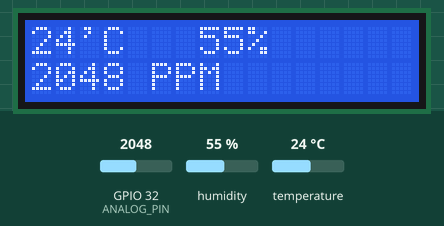
The sketch below on a simulated ESP32. On the bench: 16×2 character LCD. The inputs (shaded band) are chosen by the test bench; at power-on: GPIO 32 (ANALOG_PIN) = 2048, humidity 55 %, temperature 24 °C. WiFi joins after 1.5 s; servers stay silent unless stated; uploads are accepted with an empty reply; what the sketch prints to the serial monitor is not drawn.

Above: at 4.2 s.
4.3 s: GPIO 32 (ANALOG_PIN) set to 1051
At 14.3 s:
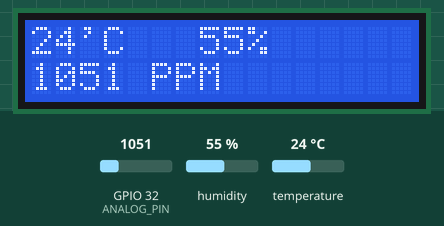
15.1 s: GPIO 32 (ANALOG_PIN) set to 971
At 24.8 s:
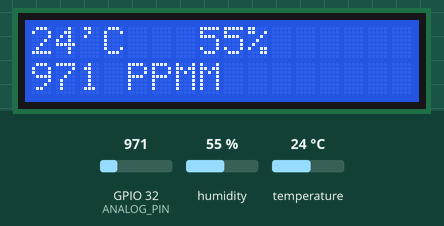
25.1 s: GPIO 32 (ANALOG_PIN) set to 110
At 35.1 s:
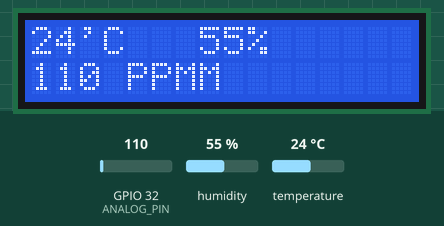
35.4 s: GPIO 32 (ANALOG_PIN) set to 90
At 44.5 s:
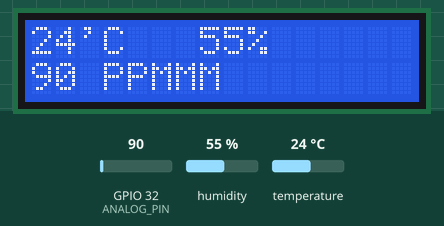
45.4 s: GPIO 32 (ANALOG_PIN) set to 0
At 55.0 s:
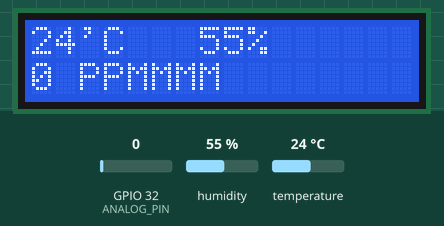
55.4 s: humidity set to 22 %
At 65.3 s:
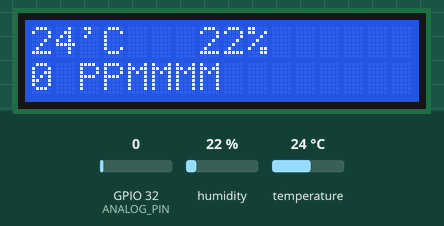
Timing chart, 0 to 66.7 s (numbered marks = the images above; inputs shaded):
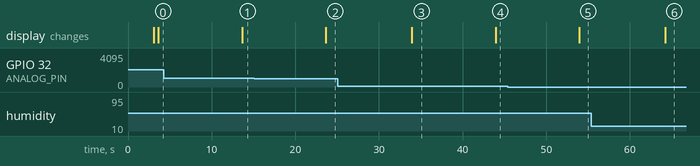

The sketch:

Esp32-MQ135-DHT11.ino
```cpp
#include <WiFi.h>
#include <ThingSpeak.h>
#include <LiquidCrystal_I2C.h>
#include <DHT.h>
#include <HTTPClient.h>
#include <freertos/FreeRTOS.h>
#include <freertos/task.h>
#include <freertos/semphr.h>

// WiFi
const char* ssid = "Redmi K50";
const char* password = "0379165877";

// ThingSpeak
unsigned long channelID = 2544269;
const char* apiKey = "WWJAJ6VMT8646IKN";

// Google Sheet URL
String Web_App_URL = "https://script.google.com/macros/s/AKfycby0OsaYJB5j6xA-1jM8X_fW_lwbl2LQhW5QkutN9ivpgIoFbOE1u26GLMPjDRoVQLC5/exec";

String Status_Read_Sensor = "";
int value1;
int value2;
int value3;

const int ANALOG_PIN = 32; // Chân analog của MQ135
const int DHTPIN = 4; // Chân data của DHT11
const int DHTTYPE = DHT11; // Loại cảm biến DHT11
DHT dht(DHTPIN, DHTTYPE); // Khai báo đối tượng cảm biến DHT11

LiquidCrystal_I2C lcd(0x27, 16, 2);

// Khởi tạo WifiClient
WiFiClient client;

// Khai báo semaphore để đồng bộ hóa
SemaphoreHandle_t xMutex;

void setup() {
  Serial.begin(115200);
  delay(1000);

  // Kết nối Wifi
  WiFi.begin(ssid, password);
  while (WiFi.status() != WL_CONNECTED) {
    delay(1000);
    Serial.println("Connecting to WiFi...");
  }
  Serial.println("Connected to WiFi");

  // Khởi tạo ThingSpeak
  ThingSpeak.begin(client);

  // Khởi tạo cảm biến DHT11
  dht.begin();
  // Khởi tạo màn hình LCD
  lcd.init();
  lcd.backlight();
  lcd.clear();

  // Khởi tạo semaphore
  xMutex = xSemaphoreCreateMutex();
  if (xMutex == NULL) {
    Serial.println("Failed to create mutex");
    while (1); // Dừng chương trình nếu không thể tạo semaphore
  }

  // Tạo các task FreeRTOS
  xTaskCreate(readSensorTask, "ReadSensorTask", 4096, NULL, 1, NULL);
  xTaskCreate(sendDataToSheetTask, "SendDataToSheetTask", 8192, NULL, 1, NULL);
  xTaskCreate(sendDataToThingSpeakTask, "SendDataToThingSpeakTask", 8192, NULL, 1, NULL);
  xTaskCreate(updateLCDTask, "UpdateLCDTask", 4096, NULL, 1, NULL);
}

void loop() {
}

int getAirQuality() {
  int airQuality = analogRead(ANALOG_PIN);
  return airQuality;
}

void readSensorTask(void* pvParameters) {
  while (1) {
    if (xSemaphoreTake(xMutex, portMAX_DELAY) == pdTRUE) {
      value1 = dht.readTemperature();
      value2 = dht.readHumidity();
      value3 = getAirQuality();

      if (isnan(value1) || isnan(value2)) {
        Serial.println("Failed to read from DHT sensor!");
        Status_Read_Sensor = "Failed";
        value1 = 0;
        value2 = 0;
      } else {
        Status_Read_Sensor = "Success";
      }

      Serial.print("Temperature: ");
      Serial.print(value1);
      Serial.print(" Humidity: ");
      Serial.print(value2);
      Serial.print(" Air Quality: ");
      Serial.println(value3);

      xSemaphoreGive(xMutex);
    }
    vTaskDelay(10000 / portTICK_PERIOD_MS); // Delay 10 giây
  }
}

void sendDataToSheetTask(void* pvParameters) {
  while (1) {
    if (WiFi.status() == WL_CONNECTED) {
      if (xSemaphoreTake(xMutex, portMAX_DELAY) == pdTRUE) {
        String Send_Data_URL = Web_App_URL + "?sts=write";
        Send_Data_URL += "&srs=" + Status_Read_Sensor;
        Send_Data_URL += "&temp=" + String(value1);
        Send_Data_URL += "&humd=" + String(value2);
        Send_Data_URL += "&airq=" + String(value3);

        Serial.println("Sending data to Google Spreadsheet...");
        Serial.print("URL: ");
        Serial.println(Send_Data_URL);

        HTTPClient http;
        http.begin(Send_Data_URL.c_str());
        http.setFollowRedirects(HTTPC_STRICT_FOLLOW_REDIRECTS);
        int httpCode = http.GET();
        Serial.print("HTTP Status Code: ");
        Serial.println(httpCode);

        if (httpCode > 0) {
          String payload = http.getString();
          Serial.println("Payload: " + payload);
        }

        http.end();
        xSemaphoreGive(xMutex);
      }
    }
    vTaskDelay(30000 / portTICK_PERIOD_MS); // Delay 30 giây
  }
}

void sendDataToThingSpeakTask(void* pvParameters) {
  while (1) {
    if (xSemaphoreTake(xMutex, portMAX_DELAY) == pdTRUE) {
      ThingSpeak.setField(1, value1);
      ThingSpeak.setField(2, value2);
      ThingSpeak.setField(3, value3);
      int response = ThingSpeak.writeFields(channelID, apiKey);
      Serial.print("ThingSpeak response: ");
      Serial.println(response);
      xSemaphoreGive(xMutex);
    }
    vTaskDelay(30000 / portTICK_PERIOD_MS); // Delay 30 giây
  }
}

void updateLCDTask(void* pvParameters) {
  while (1) {
    if (xSemaphoreTake(xMutex, portMAX_DELAY) == pdTRUE) {
      lcd.setCursor(0, 0);
      lcd.print(value1);
      lcd.print("'C");
      lcd.setCursor(7, 0);
      lcd.print(value2);
      lcd.print("%");
      lcd.setCursor(0, 1);
      lcd.print(value3);
      lcd.print(" PPM");
      xSemaphoreGive(xMutex);
    }
    vTaskDelay(10000 / portTICK_PERIOD_MS); // Delay 10 giây
  }
}
```

Measured:
- the behaviour switches between 1000 and 999 on GPIO 32 (ANALOG_PIN) (found by bisection; images 1 and 2)
- the behaviour switches between 100 and 99 on GPIO 32 (ANALOG_PIN) (found by bisection; images 3 and 4)
- after the input at 4.3 s, the display: changes after 9.3 s (image 1)
- after the input at 15.1 s, the display: changes after 8.6 s (image 2)
- after the input at 25.1 s, the display: changes after 8.8 s (image 3)
- after the input at 35.4 s, the display: changes after 8.5 s (image 4)
- after the input at 45.4 s, the display: changes after 8.6 s (image 5)
- after the input at 55.4 s, the display: changes after 8.8 s (image 6)
